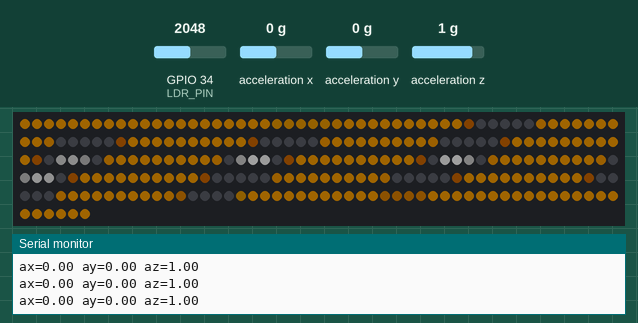
Recording of a sketch running on a simulated ESP32. On the bench: 256 RGB LEDs in strip order, left to right, continuing on the next row, the last lines printed to the serial monitor. Wiring (inferred from the names in the program): MPU-9250 motion sensor at I2C address 0x68. The test bench sets the inputs (shaded band); at power-on: GPIO 34 (LDR_PIN) = 2048, acceleration y 0 g, acceleration z 1 g, acceleration x 0 g. Dim RGB values are drawn brighter than linear; random numbers use the default seed unless the sketch sets one.

Above: at 2.2 s.
2.3 s: GPIO 34 (LDR_PIN) set to 2866
At 3.07 s:
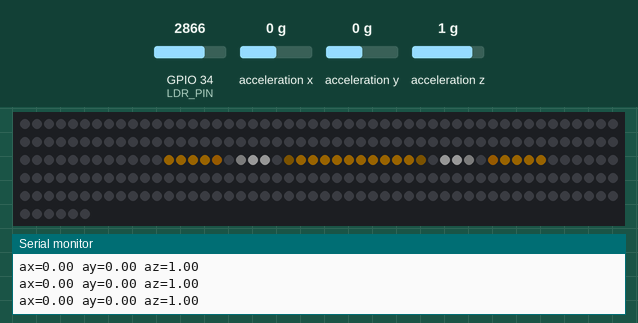
5.3 s: acceleration y set to -1.4 g
At 7.13 s:
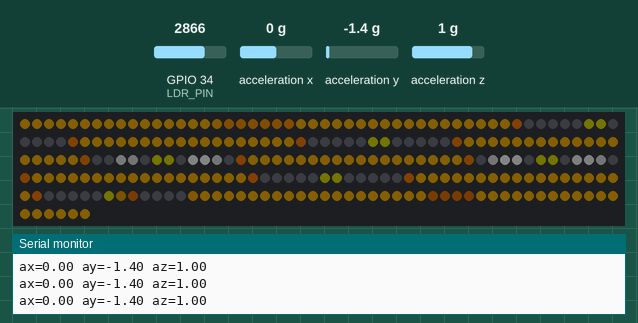
8.3 s: acceleration z set to -1.4 g
9.9 s: acceleration y set to 0.8 g
At 10.7 s:
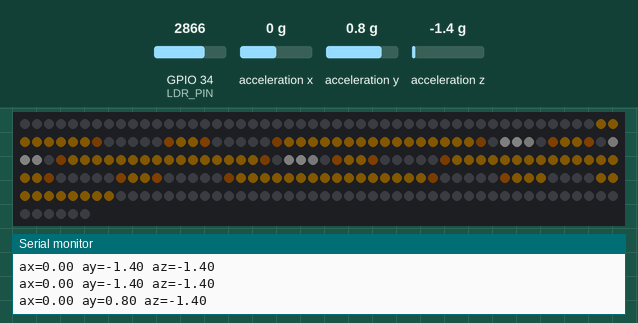
11.4 s: GPIO 34 (LDR_PIN) set to 1228
At 12.89 s:
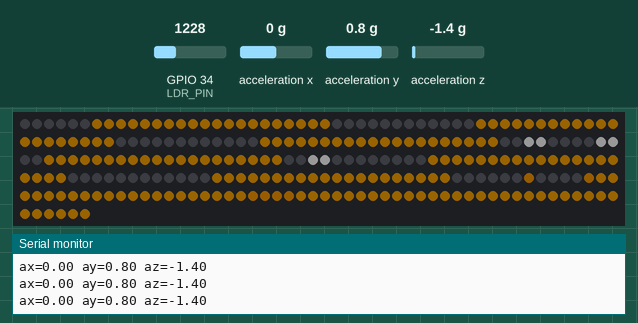
12.9 s: acceleration z set to 0.8 g
At 13.16 s:
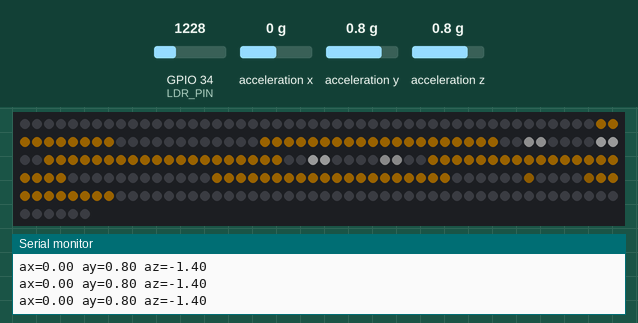

The sketch:

Eyes-V1.ino
```cpp
#include <Adafruit_NeoPixel.h>
#include <Wire.h>
#include <esp_task_wdt.h>

// If this line fails to compile: your ESP32 Arduino core is 3.x, where the watchdog
// init signature changed. Swap the two calls in setup() for:
//   esp_task_wdt_config_t wdtConfig = { .timeout_ms = WDT_TIMEOUT_S * 1000, .idle_core_mask = 0, .trigger_panic = true };
//   esp_task_wdt_init(&wdtConfig);
//   esp_task_wdt_add(NULL);
#define WDT_TIMEOUT_S 5   // no loop feed for this long -> assume hung -> auto-reboot

// ===================== CONFIG =====================
#define DATA_PIN        18
#define NUM_LEDS        256
#define MATRIX_SIZE     16
#define SERPENTINE       1

// ---- The moving "eye" shape: now VERTICAL. 6 columns wide, up to 13 rows tall. ----
// Outer columns are shorter (12) to fake rounded left/right edges of the oval.
const uint8_t SHAPE_WIDTH = 6;
const uint8_t COL_HEIGHT[SHAPE_WIDTH] = {12, 13, 13, 13, 13, 12};
const uint8_t MAX_COL_HEIGHT = 13;

const int pupilW = 2;
const int pupilH = 3;

#define BRIGHTNESS_MIN  6
#define BRIGHTNESS_MAX  35     // lowered from 60 - was brighter than intended on a 256-LED panel
#define LDR_PIN         34     // 3-pin LDR module: + -> 3.3V, - -> GND, OUT -> this pin (NOT + or -)
#define MPU_ADDR        0x68

// ===================== STATE =====================
Adafruit_NeoPixel matrix = Adafruit_NeoPixel(NUM_LEDS, DATA_PIN, NEO_GRB + NEO_KHZ800);

// eyeX/eyeY = top-left of the shape's bounding box, float (kept fractional on purpose - see renderFrame)
float eyeX, eyeY;
float targetX, targetY;
float easeFactor = 0.08;

const float EYE_X_MIN = 0;
const float EYE_X_MAX = MATRIX_SIZE - SHAPE_WIDTH;     // 10 - plenty of side-to-side travel
const float EYE_Y_MIN = 0;
const float EYE_Y_MAX = MATRIX_SIZE - MAX_COL_HEIGHT;  // 3  - shape is tall, little vertical room

unsigned long lastBlinkTime = 0;
unsigned long nextBlinkInterval = 3000;
bool pendingDoubleBlink = false;

// Blink now sweeps the FULL 16-row matrix, independent of where the eye currently is.
const int BLINK_PAIRS = MATRIX_SIZE / 2;        // 8 row-pairs, edge to center
const int CLOSE_STEPS = BLINK_PAIRS - 1;        // 7 pairs go fully black; center pair reserved for the dash
const int STEP_PAIR_INCREMENT = 2;              // close 2 row-pairs per step -> fewer, punchier jumps
const int NUM_CLOSE_STEPS = (CLOSE_STEPS + STEP_PAIR_INCREMENT - 1) / STEP_PAIR_INCREMENT; // 4
const int HOLD_STEP = NUM_CLOSE_STEPS + 1;
const int TOTAL_STEPS = NUM_CLOSE_STEPS * 2 + 1;

int blinkStep = 0;
unsigned long blinkStepStart = 0;
const int blinkStepMs = 25;   // full close+open now ~ (4*2-1)*25 + 60 ≈ 235ms - real blink speed
const int blinkHoldMs = 60;

float smoothedBrightness = 30;
float ldrRunningMin = 4095, ldrRunningMax = 0; // auto-ranges to your actual room's dark/bright extremes

// Idle jitter: drifts toward a slow-changing target instead of jumping every frame (kills AA flicker)
float jitterTargetX = 0, jitterTargetY = 0;
unsigned long lastJitterUpdate = 0;
const int jitterUpdateIntervalMs = 500;

// IMU calibration: whatever tilt the board reads at boot becomes "centered" (like phone auto-orientation)
float calibAX = 0, calibAY = 0, calibAZ = 0;

// ---- IMU axis mapping: TUNE THESE by watching Serial output while tilting the helmet ----
// Which raw axis feeds horizontal (X) / vertical (Y) eye movement: 0=ax, 1=ay, 2=az.
#define AXIS_X_SOURCE   1      // ay drives horizontal
#define AXIS_X_INVERT   -1     // real-eye behavior: tilt head left -> eye moves right. Flip to +1 if backwards.
#define AXIS_Y_SOURCE   2      // az drives vertical
#define AXIS_Y_INVERT   1

unsigned long lastDebugPrint = 0;

// ---- IMU failsafe state (simplified) ----
// No retry timer / center-snapping - that was causing sluggish tracking on flaky
// breadboard I2C. If a read fails, just reuse the last known-good values below,
// so an isolated dropped read is invisible and a fully-dead IMU holds its last gaze
// instead of resetting or hanging.
float lastGoodAX = 0, lastGoodAY = 0, lastGoodAZ = 0;
bool imuBootOK = false; // set once at boot; used only to decide whether to trust calibration

// ===================== SHAPE HELPERS =====================
void getColBounds(int col, int &startRow, int &height) {
  height = COL_HEIGHT[col];
  startRow = (MAX_COL_HEIGHT - height) / 2;
}

// Length of overlap between unit pixel [pxStart, pxStart+1) and float range [rStart, rEnd). Returns 0..1.
float overlap1D(float pxStart, float rStart, float rEnd) {
  float lo = max(pxStart, rStart);
  float hi = min(pxStart + 1.0f, rEnd);
  float len = hi - lo;
  if (len < 0) return 0;
  if (len > 1) return 1;
  return len;
}

bool isDashLit(int x, int eyeXr) {
  int localX = x - eyeXr;
  return (localX >= 0 && localX <= 1) || (localX >= 4 && localX <= 5);
}

// ===================== IMU =====================
void imuInit() {
  Wire.begin(21, 22);
  Wire.setTimeOut(50); // ms - stops a stuck I2C bus from blocking the loop indefinitely
                       // (if this line doesn't compile, your core doesn't support it -
                       // safe to delete; the watchdog still catches a true hang.)
  Wire.beginTransmission(MPU_ADDR);
  Wire.write(0x6B);
  Wire.write(0);
  Wire.endTransmission(true);
}

// Reads WHO_AM_I. don't check the exact value
// (varies slightly across MPU6500 revisions) - a clean response of any kind means
// the chip is wired correctly and answering on the bus.
bool imuVerify() {
  Wire.beginTransmission(MPU_ADDR);
  Wire.write(0x75);
  if (Wire.endTransmission(false) != 0) return false;
  if (Wire.requestFrom((uint8_t)MPU_ADDR, (uint8_t)1, true) != 1) return false;
  Wire.read();
  return true;
}

// Now returns success/failure instead of trusting whatever bytes came back.
bool imuReadAccel(float &ax, float &ay, float &az) {
  Wire.beginTransmission(MPU_ADDR);
  Wire.write(0x3B);
  if (Wire.endTransmission(false) != 0) return false;

  if (Wire.requestFrom((uint8_t)MPU_ADDR, (uint8_t)6, true) != 6) return false;

  int16_t rawX = (Wire.read() << 8) | Wire.read();
  int16_t rawY = (Wire.read() << 8) | Wire.read();
  int16_t rawZ = (Wire.read() << 8) | Wire.read();

  ax = rawX / 16384.0;
  ay = rawY / 16384.0;
  az = rawZ / 16384.0;
  return true;
}

// ===================== PIXEL MAPPING =====================
int XY(int x, int y) {
  if (SERPENTINE && (y % 2 == 1)) {
    x = MATRIX_SIZE - 1 - x;
  }
  return y * MATRIX_SIZE + x;
}

// ===================== RENDER =====================
void renderFrame() {
  int eyeXr = (int)floor(eyeX); // used only for dash placement + nearest-column lookup

  // ---- Blink state -> how many row-pairs (from top/bottom edge of the WHOLE matrix) are closed ----
  int closedPairs = 0;
  bool showDash = false;

  if (blinkStep >= 1 && blinkStep <= NUM_CLOSE_STEPS) {
    closedPairs = min(blinkStep * STEP_PAIR_INCREMENT, CLOSE_STEPS);
  } else if (blinkStep == HOLD_STEP) {
    closedPairs = CLOSE_STEPS;
    showDash = true;
  } else if (blinkStep > HOLD_STEP && blinkStep <= TOTAL_STEPS) {
    int openStepIdx = blinkStep - HOLD_STEP;      // 1..NUM_CLOSE_STEPS
    closedPairs = max(CLOSE_STEPS - openStepIdx * STEP_PAIR_INCREMENT, 0);
  }

  float pupilLeft = eyeX + (SHAPE_WIDTH - pupilW) / 2.0;
  float pupilTop  = eyeY + (MAX_COL_HEIGHT - pupilH) / 2.0;

  for (int y = 0; y < MATRIX_SIZE; y++) {
    int distFromEdge = min(y, MATRIX_SIZE - 1 - y);   // 0 (outer) .. 7 (innermost)
    bool rowClosed = distFromEdge < closedPairs;
    bool rowIsInnermost = (distFromEdge == CLOSE_STEPS);

    for (int x = 0; x < MATRIX_SIZE; x++) {
      uint8_t r, g, b;

      if (rowClosed) {
        // Eyelid: full matrix width, solid black, except a yellow sliver at the very last row-pair
        if (rowIsInnermost && showDash && isDashLit(x, eyeXr)) {
          r = 255; g = 160; b = 0;
        } else {
          r = g = b = 0;
        }
      } else {
        // ---- Antialiased black-shape coverage ----
        float hCov = overlap1D((float)x, eyeX, eyeX + SHAPE_WIDTH);
        float coverage = 0;
        if (hCov > 0) {
          int col = constrain(x - eyeXr, 0, SHAPE_WIDTH - 1); // nearest logical column
          int colStart, colHeight;
          getColBounds(col, colStart, colHeight);
          float colTop = eyeY + colStart;
          float colBottom = colTop + colHeight;
          float vCov = overlap1D((float)y, colTop, colBottom);
          coverage = hCov * vCov;
        }

        // ---- Antialiased white pupil coverage, blended on top ----
        float pHCov = overlap1D((float)x, pupilLeft, pupilLeft + pupilW);
        float pVCov = overlap1D((float)y, pupilTop, pupilTop + pupilH);
        float pupilCoverage = pHCov * pVCov;

        float baseR = 255, baseG = 160, baseB = 0;
        float rBlack = baseR * (1 - coverage);
        float gBlack = baseG * (1 - coverage);
        float bBlack = baseB * (1 - coverage);

        r = (uint8_t)round(rBlack * (1 - pupilCoverage) + 255 * pupilCoverage);
        g = (uint8_t)round(gBlack * (1 - pupilCoverage) + 255 * pupilCoverage);
        b = (uint8_t)round(bBlack * (1 - pupilCoverage) + 255 * pupilCoverage);
      }

      matrix.setPixelColor(XY(x, y), matrix.Color(r, g, b));
    }
  }

  matrix.show();
}

// ===================== BLINK STATE MACHINE =====================
void updateBlink() {
  unsigned long now = millis();

  if (blinkStep == 0) {
    if (now - lastBlinkTime > nextBlinkInterval) {
      blinkStep = 1;
      blinkStepStart = now;
      pendingDoubleBlink = (random(0, 10) == 0);
    }
    return;
  }

  unsigned long stepDuration = (blinkStep == HOLD_STEP) ? blinkHoldMs : blinkStepMs;

  if (now - blinkStepStart > stepDuration) {
    blinkStep++;
    blinkStepStart = now;

    if (blinkStep > TOTAL_STEPS) {
      blinkStep = 0;
      lastBlinkTime = now;
      if (pendingDoubleBlink) {
        pendingDoubleBlink = false;
        nextBlinkInterval = 200;
      } else {
        nextBlinkInterval = random(2000, 6000);
      }
    }
  }
}

// ===================== IMU CALIBRATION (boot-time "auto-orientation") =====================
// Samples the IMU for ~1s and averages it. Whatever tilt that is becomes the new
// zero-point, so however the helmet happens to be angled at power-on reads as "looking straight ahead."
bool calibrateIMU() {
  Serial.println("Calibrating IMU... hold the helmet still at its normal resting angle.");

  const int samples = 100;
  const int minGoodSamples = 50; // need at least half good, or the average isn't trustworthy
  float sumAX = 0, sumAY = 0, sumAZ = 0;
  int good = 0;

  for (int i = 0; i < samples; i++) {
    float ax, ay, az;
    if (imuReadAccel(ax, ay, az)) {
      sumAX += ax;
      sumAY += ay;
      sumAZ += az;
      good++;
    }
    delay(10);
  }

  if (good < minGoodSamples) {
    Serial.print("Calibration failed - only ");
    Serial.print(good);
    Serial.println("/100 good IMU reads. Starting in centered safe-state instead.");
    return false;
  }

  calibAX = sumAX / good;
  calibAY = sumAY / good;
  calibAZ = sumAZ / good;

  Serial.print("Calibration done (");
  Serial.print(good);
  Serial.print("/100 good reads). ax=");
  Serial.print(calibAX);
  Serial.print(" ay=");
  Serial.print(calibAY);
  Serial.print(" az=");
  Serial.println(calibAZ);
  return true;
}

// Picks ax/ay/az by index (0/1/2) - lets AXIS_X_SOURCE / AXIS_Y_SOURCE select any physical axis.
float selectAxis(float ax, float ay, float az, int source) {
  if (source == 0) return ax;
  if (source == 1) return ay;
  return az;
}

// ===================== IMU -> TARGET =====================
void updateTargetFromIMU() {
  unsigned long now = millis();

  float ax, ay, az;
  if (imuReadAccel(ax, ay, az)) {
    lastGoodAX = ax; lastGoodAY = ay; lastGoodAZ = az;
  } else {
    // Dropped read (breadboard flakiness, etc.) - just reuse the last known-good
    // values this frame instead of resetting anything. No snapping, no retry timer.
    ax = lastGoodAX; ay = lastGoodAY; az = lastGoodAZ;
  }

  // Occasional raw-value printout to help you pick the right AXIS_X_SOURCE / AXIS_Y_SOURCE above.
  // Tilt left/right and up/down and watch which number actually moves for which motion.
  if (now - lastDebugPrint > 500) {
    Serial.print("ax="); Serial.print(ax, 2);
    Serial.print(" ay="); Serial.print(ay, 2);
    Serial.print(" az="); Serial.println(az, 2);
    lastDebugPrint = now;
  }

  float rawXAxis = selectAxis(ax, ay, az, AXIS_X_SOURCE);
  float rawYAxis = selectAxis(ax, ay, az, AXIS_Y_SOURCE);
  float calibXAxis = selectAxis(calibAX, calibAY, calibAZ, AXIS_X_SOURCE);
  float calibYAxis = selectAxis(calibAX, calibAY, calibAZ, AXIS_Y_SOURCE);

  float relX = (rawXAxis - calibXAxis) * AXIS_X_INVERT;
  float relY = (rawYAxis - calibYAxis) * AXIS_Y_INVERT;

  float sensitivity = 1.4;
  float centerX = (EYE_X_MIN + EYE_X_MAX) / 2.0;
  float centerY = (EYE_Y_MIN + EYE_Y_MAX) / 2.0;

  float rawTX = centerX + (relX * sensitivity * (EYE_X_MAX - EYE_X_MIN) / 2.0);
  float rawTY = centerY + (relY * sensitivity * (EYE_Y_MAX - EYE_Y_MIN) / 2.0);

  targetX = constrain(rawTX, EYE_X_MIN, EYE_X_MAX);
  targetY = constrain(rawTY, EYE_Y_MIN, EYE_Y_MAX);
}

// ===================== EASING + IDLE JITTER =====================
void updateEyePosition() {
  unsigned long now = millis();

  // Idle jitter: only refresh the jitter TARGET occasionally; eyeX/Y ease toward it
  // smoothly like any other target, so there's no per-frame noise for the AA to react to.
  if (now - lastJitterUpdate > jitterUpdateIntervalMs) {
    jitterTargetX = random(-100, 101) / 100.0 * 0.4;
    jitterTargetY = random(-100, 101) / 100.0 * 0.4;
    lastJitterUpdate = now;
  }

  float dist = abs(targetX - eyeX) + abs(targetY - eyeY);
  float effectiveTargetX = targetX;
  float effectiveTargetY = targetY;
  if (dist < 0.5) {
    effectiveTargetX += jitterTargetX;
    effectiveTargetY += jitterTargetY;
  }

  eyeX += (effectiveTargetX - eyeX) * easeFactor;
  eyeY += (effectiveTargetY - eyeY) * easeFactor;

  eyeX = constrain(eyeX, EYE_X_MIN, EYE_X_MAX);
  eyeY = constrain(eyeY, EYE_Y_MIN, EYE_Y_MAX);
}

// ===================== AMBIENT BRIGHTNESS =====================
void updateBrightness() {
  int raw = analogRead(LDR_PIN);

  // Auto-range: track the darkest/brightest raw values actually seen, instead of assuming
  // the full 0-4095 ADC span. New extremes are adopted quickly-but-not-instantly (0.2 rate)
  // so one noisy/spiky reading can't permanently skew the calibration - it has to persist
  // across several frames to actually move the range.
  if (raw < ldrRunningMin) {
    ldrRunningMin += (raw - ldrRunningMin) * 0.2;
  } else {
    ldrRunningMin += (raw - ldrRunningMin) * 0.001; // slow drift, lets it re-adapt over time
  }
  if (raw > ldrRunningMax) {
    ldrRunningMax += (raw - ldrRunningMax) * 0.2;
  } else {
    ldrRunningMax += (raw - ldrRunningMax) * 0.001;
  }

  float range = max(ldrRunningMax - ldrRunningMin, 50.0f); // guard against divide-by-near-zero early on
  float norm = constrain((raw - ldrRunningMin) / range, 0.0f, 1.0f); // 0 = darkest seen, 1 = brightest seen

  // Inverted on purpose: darker room -> brighter eyes, brighter room -> dimmer eyes.
  float targetBrightness = BRIGHTNESS_MAX - norm * (BRIGHTNESS_MAX - BRIGHTNESS_MIN);

  smoothedBrightness += (targetBrightness - smoothedBrightness) * 0.02;
  matrix.setBrightness((uint8_t)smoothedBrightness);
}

// ===================== SETUP / LOOP =====================
void setup() {
  Serial.begin(115200);
  matrix.begin();
  matrix.setBrightness(BRIGHTNESS_MIN);
  matrix.show();

  imuInit();

  // Boot safe-state: don't trust calibration if the IMU isn't actually answering.
  // If either check fails, we just start centered with calib left at 0 - normal
  // per-frame reads still run every loop after this (see updateTargetFromIMU), this
  // only guards against averaging garbage into the calibration at boot.
  imuBootOK = imuVerify() && calibrateIMU();
  if (!imuBootOK) {
    Serial.println("Starting centered - IMU didn't respond cleanly at boot calibration.");
  }
  imuReadAccel(lastGoodAX, lastGoodAY, lastGoodAZ); // seed so an early dropped read has something sane to fall back on

  eyeX = targetX = (EYE_X_MIN + EYE_X_MAX) / 2.0;
  eyeY = targetY = (EYE_Y_MIN + EYE_Y_MAX) / 2.0;

  randomSeed(analogRead(0));
  nextBlinkInterval = random(2000, 6000);

  // Watchdog: if loop() ever stops feeding this (stuck bus, driver lockup, whatever),
  // the ESP32 force-reboots after WDT_TIMEOUT_S instead of hanging dead at a con.
  esp_task_wdt_init(WDT_TIMEOUT_S, true);
  esp_task_wdt_add(NULL);

  Serial.println("Eye v10: testing Z axis for horizontal, Y for vertical.");
}

void loop() {
  esp_task_wdt_reset(); // feed the watchdog - must happen every loop or we reboot

  updateTargetFromIMU();
  updateEyePosition();
  updateBlink();
  updateBrightness();
  renderFrame();

  delay(20);
}
```
